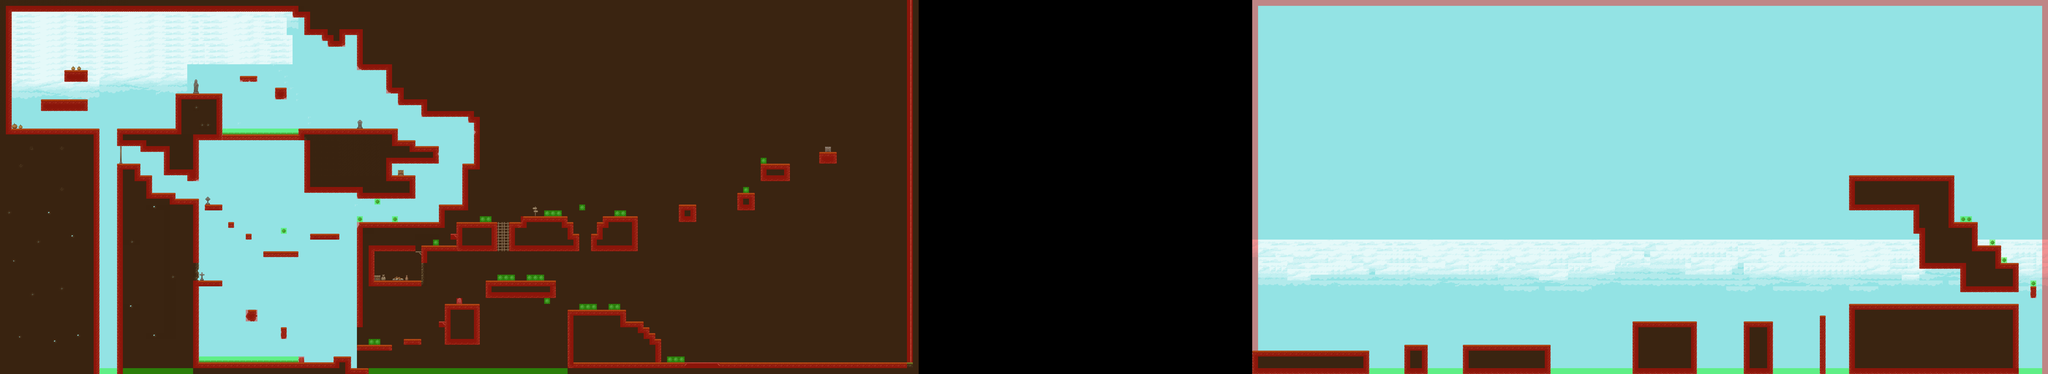

Rendered tile map (Tiled .tmx) drawn with the repository's tilesets; below, a short description and the map source with its tile grids summarised:
An orthogonal 350x64 tile map with 32x32 px tiles, 3 tile layers (Fondo, Map, Collisions), 1 hidden layer not drawn, 6 tilesets.

<map version="1.10" tiledversion="1.10.2" orientation="orthogonal" renderorder="right-down" width="350" height="64" tilewidth="32" tileheight="32" infinite="0" nextlayerid="17" nextobjectid="10">
 <tileset firstgid="1" name="tmw_desert_spacing" tilewidth="32" tileheight="32" spacing="1" margin="1" tilecount="48" columns="8">
  <image source="tmw_desert_spacing.png" width="265" height="199" />
  <wangsets>
   <wangset name="Brick" type="corner" tile="9">
    <wangcolor name="" color="#ff0000" tile="-1" probability="1" />
    <wangtile tileid="0" wangid="0,0,0,1,0,0,0,0" />
    <wangtile tileid="1" wangid="0,0,0,1,0,1,0,0" />
    <wangtile tileid="2" wangid="0,0,0,0,0,1,0,0" />
    <wangtile tileid="8" wangid="0,1,0,1,0,0,0,0" />
    <wangtile tileid="9" wangid="0,1,0,1,0,1,0,1" />
    <wangtile tileid="10" wangid="0,0,0,0,0,1,0,1" />
    <wangtile tileid="16" wangid="0,1,0,0,0,0,0,0" />
    <wangtile tileid="17" wangid="0,1,0,0,0,0,0,1" />
    <wangtile tileid="18" wangid="0,0,0,0,0,0,0,1" />
    <wangtile tileid="19" wangid="0,1,0,0,0,1,0,1" />
    <wangtile tileid="20" wangid="0,1,0,1,0,0,0,1" />
    <wangtile tileid="27" wangid="0,0,0,1,0,1,0,1" />
    <wangtile tileid="28" wangid="0,1,0,1,0,1,0,0" />
   </wangset>
   <wangset name="Marble" type="corner" tile="33">
    <wangcolor name="" color="#ff0000" tile="-1" probability="1" />
    <wangtile tileid="24" wangid="0,0,0,1,0,0,0,0" />
    <wangtile tileid="25" wangid="0,0,0,1,0,1,0,0" />
    <wangtile tileid="26" wangid="0,0,0,0,0,1,0,0" />
    <wangtile tileid="32" wangid="0,1,0,1,0,0,0,0" />
    <wangtile tileid="33" wangid="0,1,0,1,0,1,0,1" />
    <wangtile tileid="34" wangid="0,0,0,0,0,1,0,1" />
    <wangtile tileid="35" wangid="0,1,0,0,0,1,0,1" />
    <wangtile tileid="36" wangid="0,1,0,1,0,0,0,1" />
    <wangtile tileid="40" wangid="0,1,0,0,0,0,0,0" />
    <wangtile tileid="41" wangid="0,1,0,0,0,0,0,1" />
    <wangtile tileid="42" wangid="0,0,0,0,0,0,0,1" />
    <wangtile tileid="43" wangid="0,0,0,1,0,1,0,1" />
    <wangtile tileid="44" wangid="0,1,0,1,0,1,0,0" />
   </wangset>
   <wangset name="Sand" type="corner" tile="14">
    <wangcolor name="" color="#ff0000" tile="29" probability="1" />
    <wangtile tileid="3" wangid="0,1,0,0,0,1,0,1" />
    <wangtile tileid="4" wangid="0,1,0,1,0,0,0,1" />
    <wangtile tileid="5" wangid="0,0,0,1,0,0,0,0" />
    <wangtile tileid="6" wangid="0,0,0,1,0,1,0,0" />
    <wangtile tileid="7" wangid="0,0,0,0,0,1,0,0" />
    <wangtile tileid="11" wangid="0,0,0,1,0,1,0,1" />
    <wangtile tileid="12" wangid="0,1,0,1,0,1,0,0" />
    <wangtile tileid="13" wangid="0,1,0,1,0,0,0,0" />
    <wangtile tileid="14" wangid="0,1,0,1,0,1,0,1" />
    <wangtile tileid="15" wangid="0,0,0,0,0,1,0,1" />
    <wangtile tileid="21" wangid="0,1,0,0,0,0,0,0" />
    <wangtile tileid="22" wangid="0,1,0,0,0,0,0,1" />
    <wangtile tileid="23" wangid="0,0,0,0,0,0,0,1" />
   </wangset>
  </wangsets>
 </tileset>
 <tileset firstgid="49" name="MapMetadata" tilewidth="32" tileheight="32" spacing="1" margin="1" tilecount="2" columns="2">
  <image source="MapMetadata.png" width="67" height="34" />
 </tileset>
 <tileset firstgid="51" name="TX Tileset Ground" tilewidth="32" tileheight="32" tilecount="256" columns="16">
  <image source="../Textures/PLATAFORMA/Texture/TX Tileset Ground.png" width="512" height="512" />
 </tileset>
 <tileset firstgid="307" name="TX Village Props" tilewidth="32" tileheight="32" tilecount="1024" columns="32">
  <image source="../Textures/PLATAFORMA/Texture/TX Village Props.png" width="1024" height="1024" />
 </tileset>
 <tileset firstgid="1331" name="real" tilewidth="32" tileheight="32" tilecount="256" columns="16">
  <image source="../Textures/PLATAFORMA/Texture/TX Tileset Ground.png" width="512" height="512" />
 </tileset>
 <tileset firstgid="1587" name="Background-Sky" tilewidth="32" tileheight="32" tilecount="120" columns="15">
  <image source="Background-Sky.png" width="480" height="272" />
 </tileset>
 <layer id="14" name="Fondo" width="350" height="64">
  <properties>
   <property name="Draw" type="bool" value="true" />
  </properties>
  <data>[22400 cells, 18725 non-empty, 121 distinct tile ids]</data>
 </layer>
 <layer id="1" name="Map" width="350" height="64" offsetx="-0.125" offsety="-0.125">
  <properties>
   <property name="Draw" type="bool" value="true" />
  </properties>
  <data>[22400 cells, 4670 non-empty, 102 distinct tile ids]</data>
 </layer>
 <layer id="5" name="Collisions" width="350" height="64">
  <properties>
   <property name="Draw" type="bool" value="false" />
   <property name="Navigation" type="bool" value="false" />
  </properties>
  <data>[22400 cells, 1671 non-empty, 3 distinct tile ids]</data>
 </layer>
 <layer id="10" name="Navigation" width="350" height="64" visible="0">
  <properties>
   <property name="Draw" type="bool" value="false" />
   <property name="Navigation" type="bool" value="true" />
  </properties>
  <data>[22400 cells, 935 non-empty, 1 distinct tile ids]</data>
 </layer>
</map>
